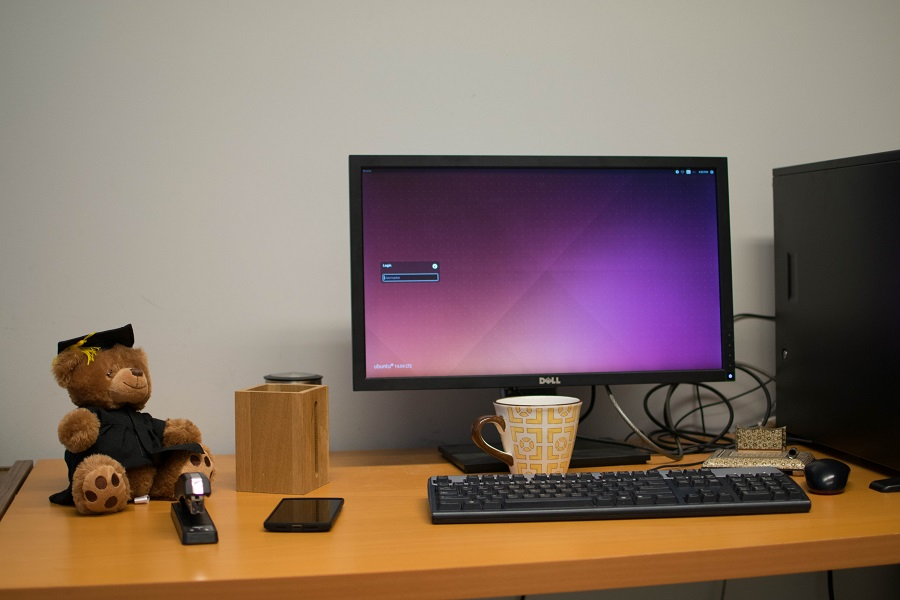
#> input picture a4/Part2/first_pair/p11.jpg, 900 x 600 px
$ python a4p2.py
#> lines starting #> are read from the running program, lines starting #| are printed output that depends on the picture
import numpy as np
import cv2 as cv
import matplotlib.pyplot as plt
import random

from mpl_toolkits.mplot3d import Axes3D
from mpl_toolkits.mplot3d.art3d import Poly3DCollection, Line3DCollection

M = np.array([[-0.035/0.00002611, 0, 900/2],
              [0, -0.035/0.00002611, 600/2],
              [0, 0, 1]])

FOCAL_LENGTH = 0.035


def load_matches(file):
    """ Load a set of matching points from the matches.txt file and reformat as list of tuples (left point, right point)
        matches.txt is space delimited in format x y x' y' """
    mat = np.loadtxt(file, dtype=int)
    ret_lst = []
    for row in range(mat.shape[0]):
        ret_lst.append(((mat[row, 0], mat[row, 1]), (mat[row, 2], mat[row, 3])))
    return ret_lst


def plot_epilines(img1, img2, matches, epip_tup, fundamental, name, plot_f=False):
    """ Plot the epilines for the two images
        If plot_f, also plot the fundamental matrix """
    # Source of heatmap plotting code for displaying the fundamental matrix:
    # https://matplotlib.org/3.1.1/gallery/images_contours_and_fields/image_annotated_heatmap.html

    fig, ax = plt.subplots(nrows=1, ncols=3, figsize=(50, 15)) if plot_f \
        else plt.subplots(nrows=1, ncols=2, figsize=(40, 11))
    fig.suptitle("Epilines ({})".format(name))
    ax[0].imshow(img1)
    ax[0].set_title("Left Image")
    ax[1].imshow(img2)
    ax[1].set_title("Right Image")

    colour_list = ['r', 'g', 'b', 'c', 'm', 'y']
    e_l, e_r = epip_tup

    for p_l, p_r in matches:
        colour = random.randint(0, len(colour_list) - 1)
        ax[0].plot((e_l[0], p_l[0]), (e_l[1], p_l[1]), marker='o', ls='-', c=colour_list[colour])
        ax[1].plot((e_r[0], p_r[0]), (e_r[1], p_r[1]), marker='o', ls='-', c=colour_list[colour])

    if plot_f:
        ax[2].imshow(fundamental)
        ax[2].set_title("Fundamental Matrix")
        for i in range(len(fundamental)):
            for j in range(len(fundamental)):
                ax[2].text(j, i, round(fundamental[i, j], 5), ha="center", va="center", color="w")

    plt.show()


def plot_poly_3d(points_sets, point_matches, name, img1, img2):
    """ Takes 3d points and plots them as polygons to show depth
        Each item in the points_sets is a set of points that create one polygon """
    # source for code used to plot:
    # https://stackoverflow.com/questions/4622057/plotting-3d-polygons-in-python-matplotlib
    # https://stackoverflow.com/questions/18897786/transparency-for-poly3dcollection-plot-in-matplotlib

    colour_list = ['r', 'g', 'b', 'c', 'm', 'y']

    # plot of matching points
    fig, ax = plt.subplots(nrows=1, ncols=2, figsize=(20, 11))
    fig.suptitle("{}".format(name))
    ax[0].imshow(img1)
    ax[0].set_title("Left Image")
    ax[1].imshow(img2)
    ax[1].set_title("Right Image")

    i = 0  # tracks the corresponding point in point_matches
    for s in range(len(points_sets)):
        for p in range(len(points_sets[s])):
            ax[0].scatter(point_matches[i, 0, 0], point_matches[i, 0, 1], c=colour_list[s])
            ax[1].scatter(point_matches[i, 1, 0], point_matches[i, 1, 1], c=colour_list[s])
            i += 1

    plt.show()

    # plot of recovered depth
    fig, ax = plt.subplots(nrows=1, ncols=1, figsize=(20, 11))
    ax = fig.add_subplot(111, projection='3d')
    ax.set_title("Recovered Depth ({})".format(name))
    ax.set_xlabel('x axis')
    ax.set_ylabel('y axis')
    ax.set_zlabel('z axis')

    for s in range(len(points_sets)):
        pts = points_sets[s]

        x, y, z = np.array(pts)[:, 0], np.array(pts)[:, 1], np.array(pts)[:, 2]
        # x = [0, 1, 1, 0]
        # y = [0, 0, 1, 1]
        # z = [1, 1, 1, 1]

        ax.scatter(x, y, z, c=colour_list[s])

        vertices = [[0, 1, 2], [0, 1, 3], [0, 2, 3], [1, 2, 3]]

        tupleList = list(zip(x, y, z))

        poly3d = [[tupleList[vertices[ix][iy]] for iy in range(len(vertices[0]))] for ix in range(len(vertices))]

        collection = Poly3DCollection(poly3d, linewidths=1, alpha=0.2)
        collection.set_facecolor(colour_list[s])
        collection.set_alpha(0.3)
        ax.add_collection3d(collection)
        ax.add_collection3d(Line3DCollection(poly3d, colors='k', linewidths=0.2, linestyles=':'))

    plt.show()


def get_h(point_lst):
    """ Calculate H, as explained in Exercise 7.6 of the book """
    homogeneous_pts = np.array([(p[0], p[1], 1) for p in point_lst])
    mean = np.mean(homogeneous_pts, axis=0)
    dist = np.array([np.linalg.norm(p - mean) for p in homogeneous_pts])
    mean_dist = np.mean(dist)
    return np.array([[np.sqrt(2) / mean_dist, 0, -np.sqrt(2) / mean_dist * mean[0]],
                     [0, np.sqrt(2) / mean_dist, np.sqrt(2) / mean_dist * mean[1]],
                     [0, 0, 1]])


def eight_point(points_lst):
    """ Eight-point algorithm that returns the estimate of the fundamental matrix
        points_lst is a list of tuples (left point, right point) in image coordinates
        max_dim is the max value of (height, width) used to scale points to prevent numerical instabilities """

    # get H for normalization and produce normalized points
    points_lst = np.array(points_lst)
    h_l = get_h(points_lst[:, 0])
    h_r = get_h(points_lst[:, 1])
    p_l_norm = [h_l @ np.array([p[0], p[1], 1]) for p in points_lst[:, 0]]
    p_r_norm = [h_r @ np.array([p[0], p[1], 1]) for p in points_lst[:, 1]]

    # create A using normalized points
    a = []
    for p_l, p_r in zip(p_l_norm, p_r_norm):
        x_l, y_l = p_l[0], p_l[1]
        x_r, y_r = p_r[0], p_r[1]
        a.append([x_r * x_l, x_r * y_l, x_r, y_r * x_l, y_r * y_l, y_r, x_l, y_l, 1])
    a = np.array(a)

    u, s, vh = np.linalg.svd(a)
    f_mat = np.reshape(vh[-1, :], (3, 3))

    # enforce singularity constraint
    u, s, vh = np.linalg.svd(f_mat)
    s[-1] = 0
    f_unscaled = (u * s) @ vh

    # rescale F
    return np.linalg.inv(h_r) @ f_unscaled @ np.linalg.inv(h_l)


def epipoles_location(f_mat):
    """ Computer the location of the epipoles from the fundamental matrix
        Returns (left epipole, right epipole) """
    u, s, vh = np.linalg.svd(f_mat)
    e_l = vh[-1, :]
    e_r = u[:, -1]
    # get x, y by dividing by w
    e_l = (e_l[0] / e_l[2], e_l[1] / e_l[2])
    e_r = (e_r[0] / e_r[2], e_r[1] / e_r[2])
    return e_l, e_r


def compute_e(f_mat, m_mat):
    """ Compute the essential matrix given F and M, assuming M_r = M_l """
    return m_mat.T @ f_mat @ m_mat


def compute_r_t(e_mat):
    """ Compute R, t_hat from the essential matrix """
    e_hat = e_mat / np.sqrt(np.trace(e_mat.T @ e_mat) / 2)
    et_e_hat = e_hat.T @ e_hat

    # using 7.26 from the book
    t_hat = np.array([np.sqrt(1 - et_e_hat[0, 0]), np.sqrt(1 - et_e_hat[1, 1]), np.sqrt(1 - et_e_hat[2, 2])])

    w = np.array([np.cross(e_hat[i, :], t_hat) for i in range(3)])  # [w_i, w_j, w_k]
    r = np.array([w[0] + np.cross(w[1], w[2]), w[1] + np.cross(w[2], w[0]), w[2] + np.cross(w[0], w[1])])
    return r, t_hat


def add_z(point, focal_len):
    """ Given a point (x, y) and the focal length, returns (x, y, f) """
    return np.array([point[0], point[1], focal_len])


def triang_point(r_mat, t_vec, focal_len, p_l, p_r):
    """ Compute P' given p_l, p_r, the rotation matrix, and the translation vector
        p_l, p_r are in the form (x, y) in image coordinates
        units are in metres """

    # convert p_l, p_r into 3D coordinates (according to the book, z = focal length)
    p_l = add_z(p_l, focal_len)
    p_r = add_z(p_r, focal_len)

    # formulate the linear system and solve for a, b, c
    a = [p_l, r_mat.T @ p_r, (np.cross(p_l, r_mat.T @ p_r))]
    sol = np.linalg.inv(a).dot(t_vec)

    # return the midpoint of line segment joining a * p_l and T + b * R_T @ p_r
    return (np.reshape(sol[0] * p_l, 3) + (np.reshape(t_vec, 3) + sol[1] * r_mat.T @ p_r)) / 2


def triang_four(matches):
    # takes 4 matches and returns a set of 4 3d points
    pts_set = []
    for tup in matches[:4]:
        p_3d = triang_point(R, t, FOCAL_LENGTH, tup[0], tup[1])
        pts_set.append(p_3d)
    return pts_set


if __name__ == '__main__':
    test_q4 = True
    test_q5 = True
    test_q6 = True

    p1 = (cv.cvtColor(cv.imread("first_pair/p11.jpg"), cv.COLOR_BGR2RGB),
          cv.cvtColor(cv.imread("first_pair/p12.jpg"), cv.COLOR_BGR2RGB))
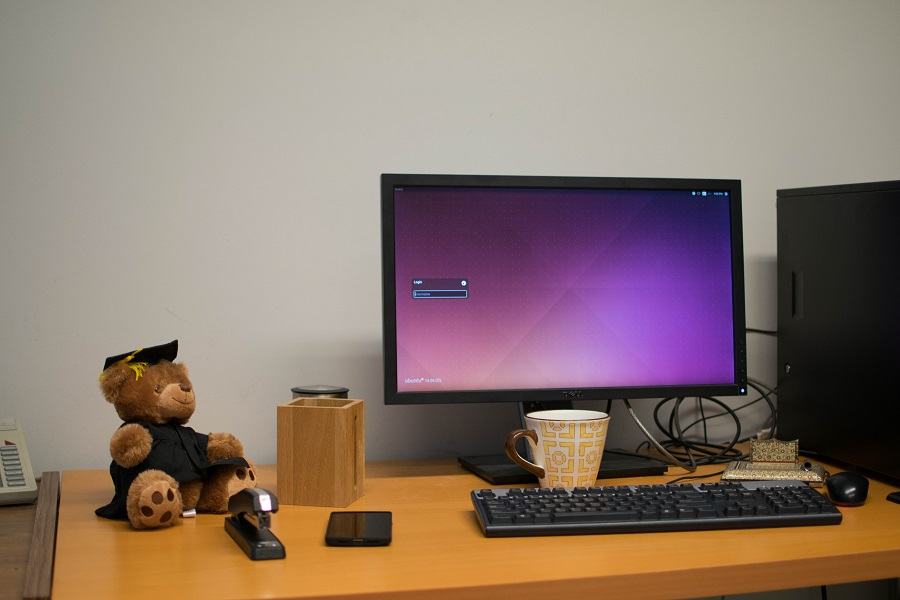
#> input picture a4/Part2/first_pair/p12.jpg, 900 x 600 px
    p2 = (cv.cvtColor(cv.imread("second_pair/p21.jpg"), cv.COLOR_BGR2RGB),
          cv.cvtColor(cv.imread("second_pair/p22.jpg"), cv.COLOR_BGR2RGB))
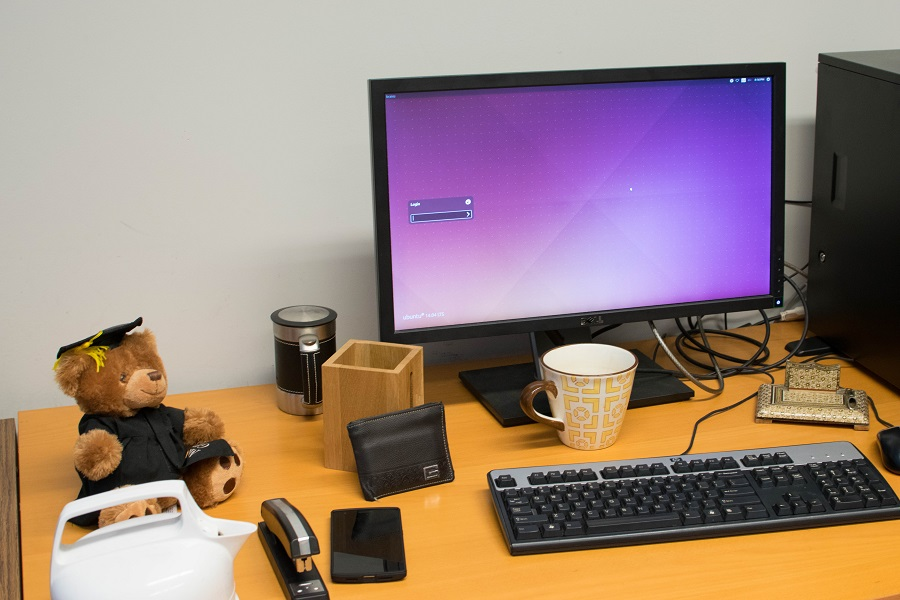
#> input picture a4/Part2/second_pair/p21.jpg, 900 x 600 px
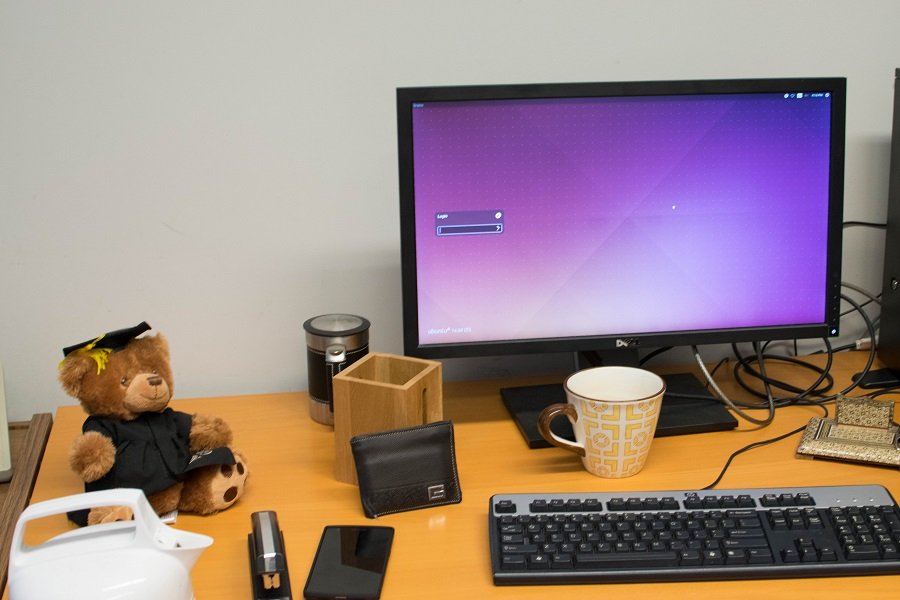
#> input picture a4/Part2/second_pair/p22.jpg, 900 x 600 px

    p1_matches = load_matches("first_pair/matches.txt")
    p2_matches = load_matches("second_pair/matches.txt")
    max_dim = max(p1[0].shape[:-1])
#> max_dim = 900

    if test_q4:
        compare_f = True

        plot_lst_img1 = []
        plot_lst_img2 = []

        f1 = eight_point(p1_matches)
        ep1 = epipoles_location(f1)
        plot_lst_img1.append((f1, ep1, "First Pair, Test F"))

        f2 = eight_point(p2_matches)
        ep2 = epipoles_location(f2)
        plot_lst_img2.append((f2, ep2, "Second Pair, Test F"))

        if compare_f:
            p1_matches_subset_1 = p1_matches[5:]
            p1_matches_subset_2 = p1_matches[:-5]

            f3 = eight_point(p1_matches_subset_1)
            plot_lst_img1.append((f3, epipoles_location(f3), "First Pair, Test F Less First 5 Matches"))

            f4 = eight_point(p1_matches_subset_2)
            plot_lst_img1.append((f4, epipoles_location(f4), "First Pair, Test F Less Last 5 Matches"))

        for f, ep, name in plot_lst_img1:
            plot_epilines(p1[0], p1[1], p1_matches, ep, f, name=name, plot_f=True)
        for f, ep, name in plot_lst_img2:
            plot_epilines(p2[0], p2[1], p2_matches, ep, f, name=name, plot_f=True)

    if test_q5:
        p1_matches_arr = np.array(p1_matches)
        k1, k2 = p1_matches_arr[:, 0, :], p1_matches_arr[:, 1, :]
        f1 = cv.findFundamentalMat(k1, k2)[0]

        p2_matches_arr = np.array(p2_matches)
        k1, k2 = p2_matches_arr[:, 0, :], p2_matches_arr[:, 1, :]
        f2 = cv.findFundamentalMat(k1, k2)[0]

        epipoles = epipoles_location(f1)
        epipoles = epipoles_location(f2)

        plot_epilines(p1[0], p1[1], p1_matches, epipoles, f1, name="First Pair, Test Epipoles", plot_f=True)
        plot_epilines(p2[0], p2[1], p2_matches, epipoles, f2, name="Second Pair, Test Epipoles", plot_f=True)
#> in plot_epilines (call 6), `plt.show()`:
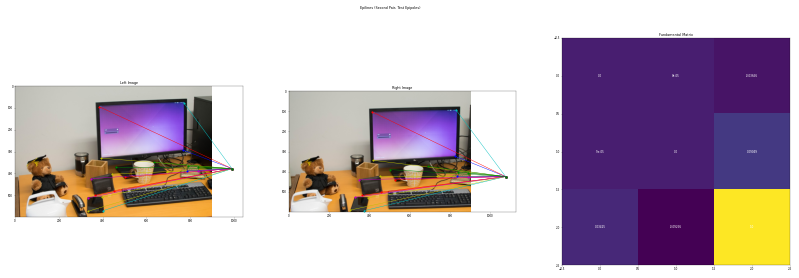
#> figure drawn by matplotlib, 3 panels

    if test_q6:
        # first pair
        p1_matches_arr = np.array(p1_matches)
        k1, k2 = p1_matches_arr[:, 0, :], p1_matches_arr[:, 1, :]
        essential = cv.findEssentialMat(k1, k2, M)[0]
        points, R, t, mask = cv.recoverPose(essential, k1, k2, M)

        s1 = []
        for i in range(0, len(p1_matches), 4):
            s1.append(triang_four(p1_matches_arr[i:i+4]))

        plot_poly_3d(s1, p1_matches_arr, "First Pair", p1[0], p1[1])
#> in plot_poly_3d, `plt.show()`:
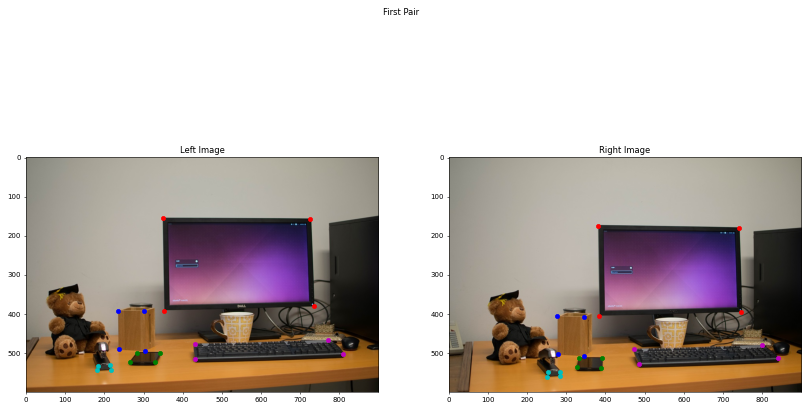
#> figure drawn by matplotlib, 2 panels

        # second pair
        p2_matches_arr = np.array(p2_matches)
        k1, k2 = p2_matches_arr[:, 0, :], p2_matches_arr[:, 1, :]
        essential = cv.findEssentialMat(k1, k2, M)[0]
        points, R, t, mask = cv.recoverPose(essential, k1, k2, M)

        s2 = []
        for i in range(0, len(p2_matches), 4):
            s2.append(triang_four(p2_matches_arr[i:i + 4]))

        plot_poly_3d(s2, p2_matches_arr, "Second Pair", p2[0], p2[1])
#> call 2 of plot_poly_3d, with point_matches = array of shape (20, 2, 2), name = 'Second Pair'
#> in plot_poly_3d (call 2), `plt.show()`:
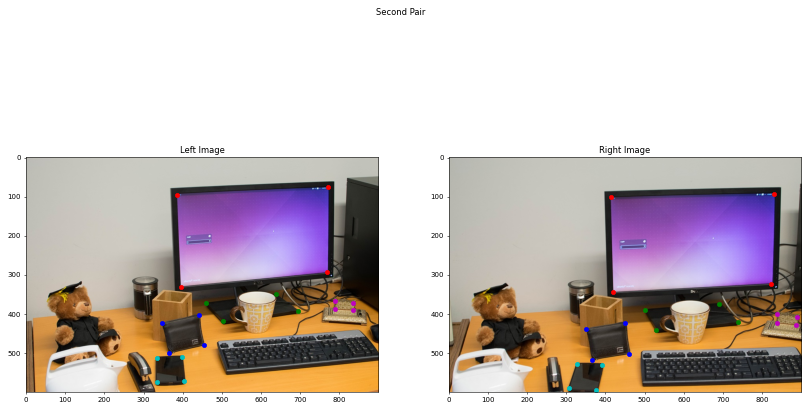
#> figure drawn by matplotlib, 2 panels
#> in plot_poly_3d (call 2), `plt.show()`:
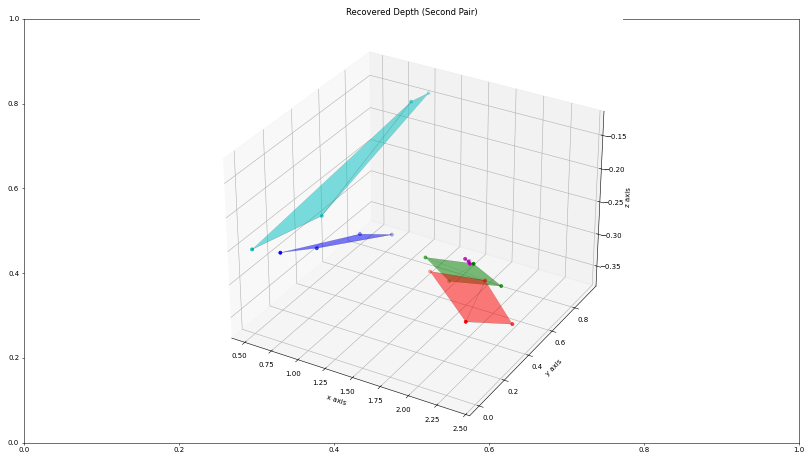
#> figure drawn by matplotlib, 1 panel
